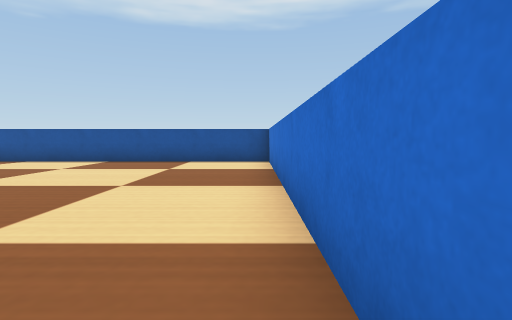
[1] (above)

23 first-person views from a walk through a world built for the Webots simulator. The camera is 0.07 m above the floor, tilts 4° down and sees 80° across. The floor is counted in squares, 0.1 m on a side. Each view is taken from the middle of a square. On the plan, view 1 faces up. The plan holds only what a view shows up to about 10 squares ahead; the rest is blank. Robots are left out. Simple shapes and patterns stand in for the simulator's stock objects.

[2]
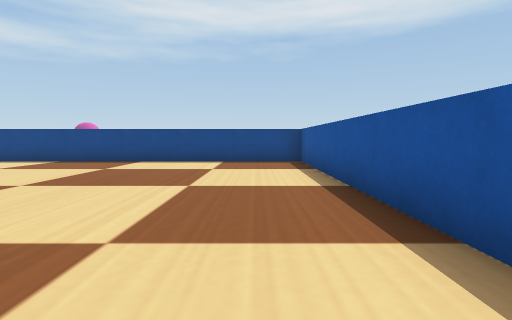

[3]
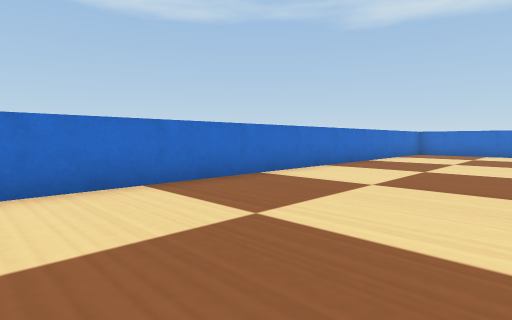

[4]
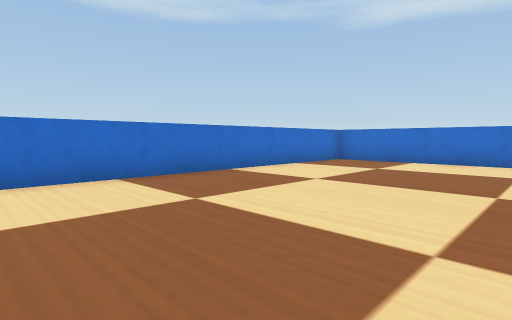

[5]
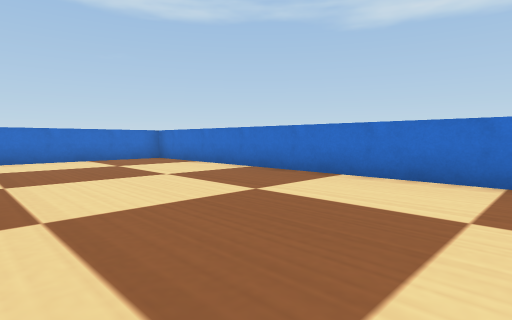

[6]
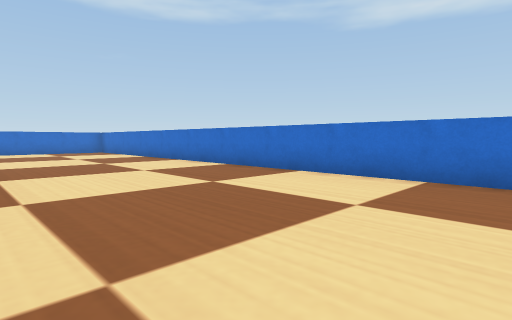

[7]
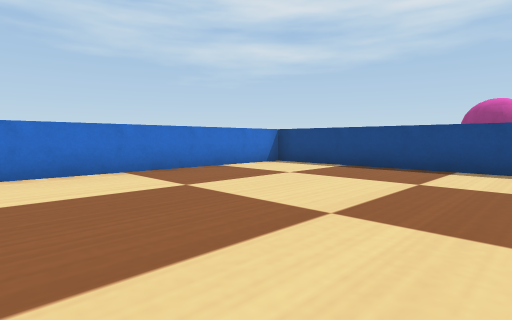

[8]
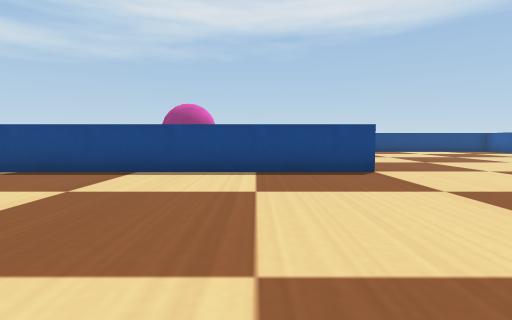

[9]
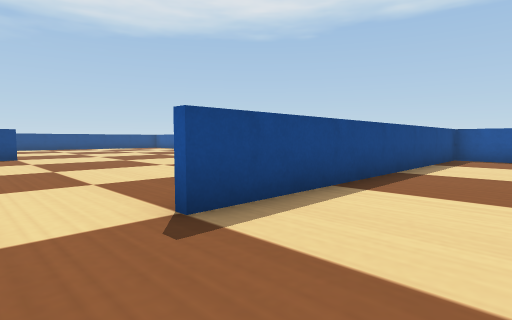

[10]
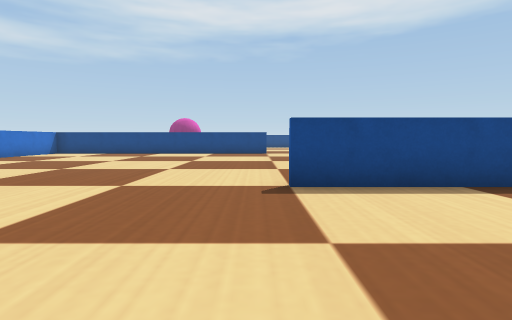

[11]
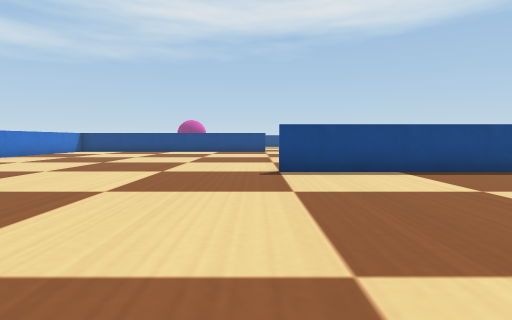

[12]
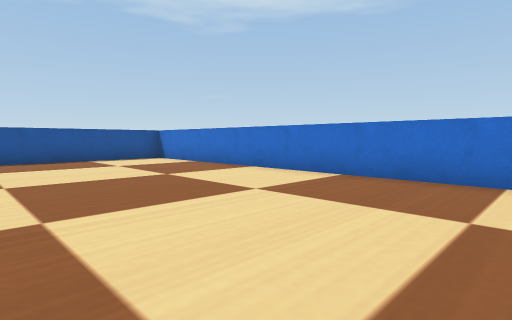

[13]
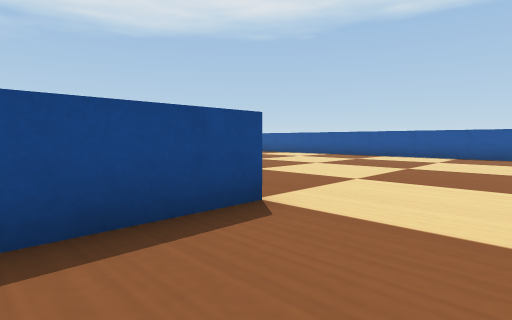

[14]
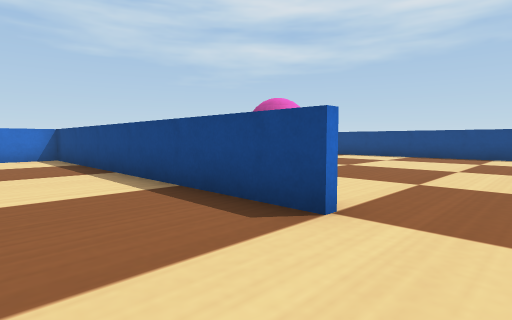

[15]
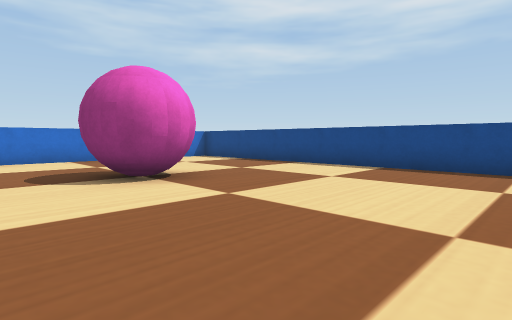

[16]
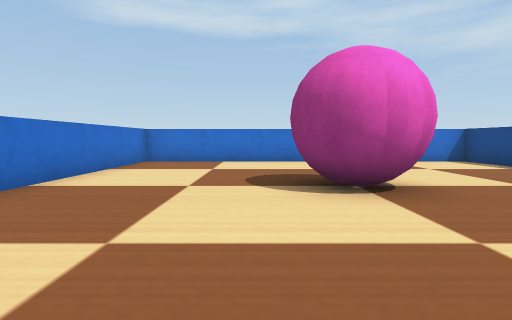

[17]
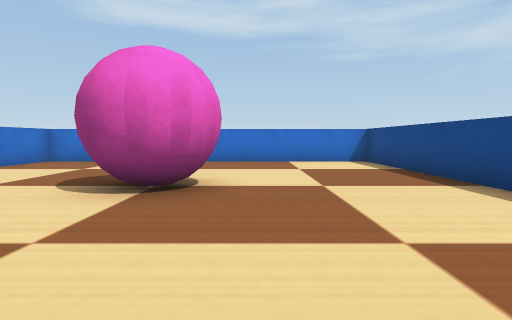

[18]
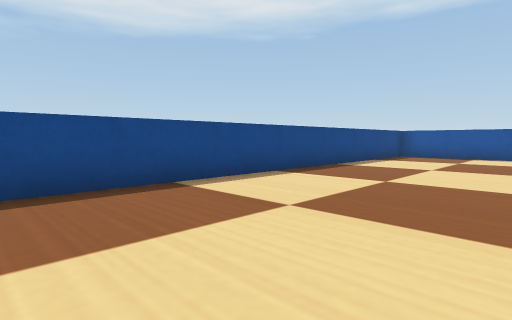

[19]
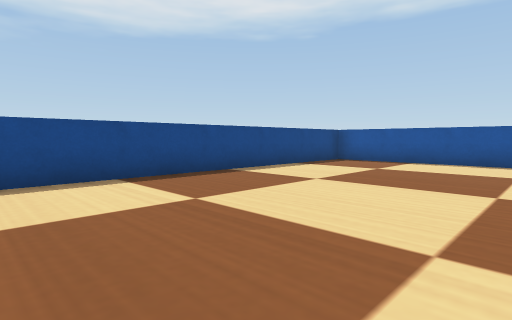

[20]
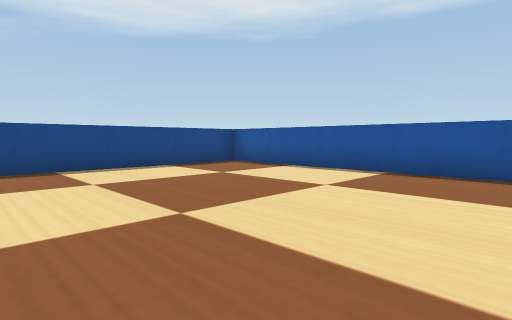

[21]
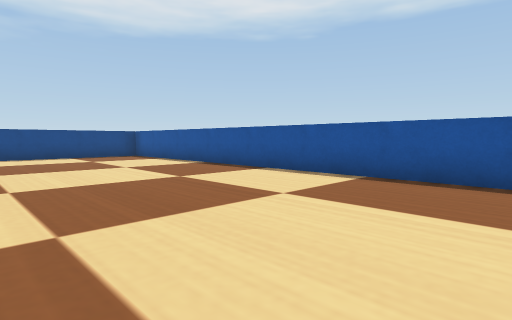

[22]
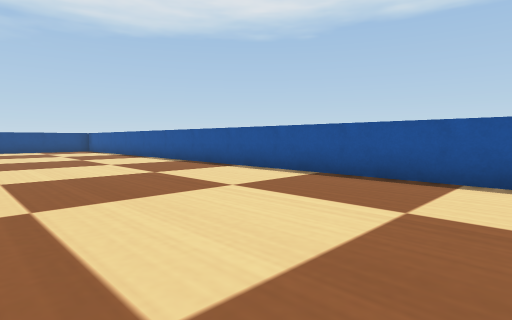

[23]
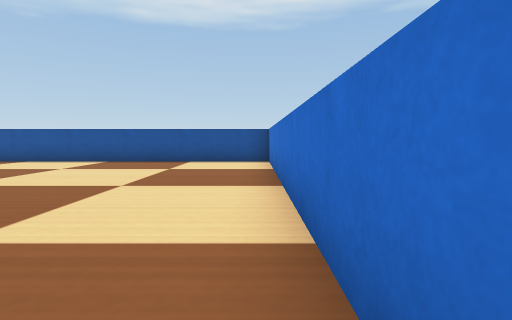

### Floor plan
Ten units are one square. View 1 is at (0, 0); x grows to the right and y downward. Boxes are objects, and circles mark ways between rooms. Rooms are numbered by the first view taken in them; rooms with no view inside come last. Other rooms are left out.
<svg viewBox="-299 -100 308 210">
<path fill="none" stroke="#000" d="M4 99 4 -94 -90 -94M-95 104 -1 104M-94 -95 -94 5M-96 -4 -96 -94M-194 4 -194 105M-90 -94 -195 -94M-190 104 -95 104M-195 -94 -294 -94 -294 104 -190 104M-196 105 -196 50"/>
<rect x="-255" y="45" width="20" height="20" fill="#bbb"><title>magenta ball</title></rect>
<circle cx="-90" cy="55" r="3" fill="#2a7"/>
<circle cx="-190" cy="-45" r="3" fill="#2a7"/>
<text x="-40" y="10">1</text>
<text x="-140" y="0">2</text>
<text x="-250" y="0">3</text>
</svg>
Room 1 opens to room 2. Room 2 opens to room 3.

Where each view was taken, in squares from view 1:
view 1: 0 up, 0 right, facing up
view 2: 8 up, 0 right, facing left
view 3: 4 up, 4 left, facing down-right
view 4: 1 down, 5 left, facing down-right
view 5: 5 down, 10 left, facing down-right
view 6: 5 down, 16 left, facing down-right
view 7: 4 down, 12 left, facing down-left
view 8: 3 down, 13 left, facing left
view 9: 2 down, 7 left, facing up-left
view 10: 1 down, 5 left, facing left
view 11: 1 down, 3 left, facing left
view 12: 1 down, 5 left, facing up-right
view 13: 3 down, 17 left, facing up-left
view 14: 1 up, 17 left, facing down-left
view 15: 0 up, 22 left, facing down-left
view 16: 1 down, 23 left, facing down
view 17: 1 down, 26 left, facing down
view 18: 3 down, 25 left, facing up-left
view 19: 0 up, 24 left, facing up-left
view 20: 3 up, 22 left, facing up-left
view 21: 4 up, 17 left, facing up-left
view 22: 4 up, 11 left, facing up-left
view 23: 0 up, 10 left, facing up
